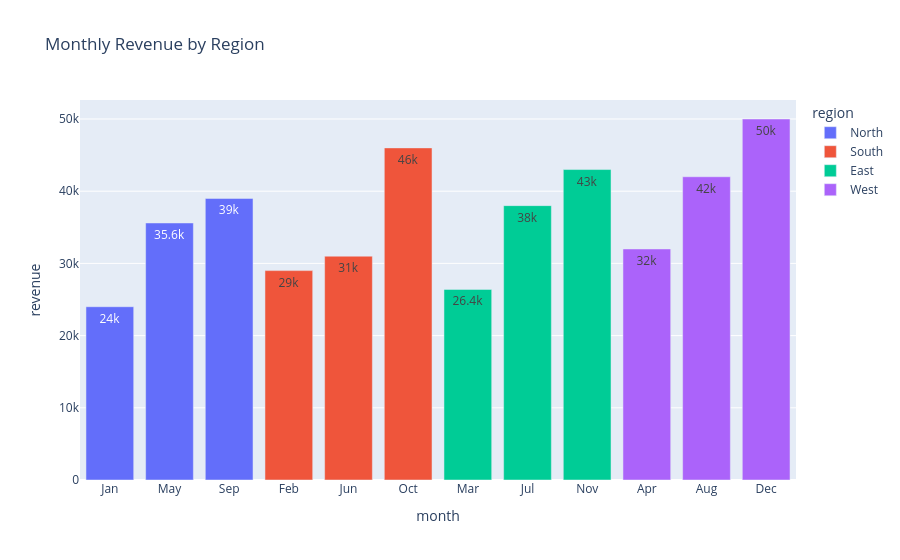

Notebook cell for this chart:
### Markdown cell above
---
## 3. Bar Chart — `px.bar()`
Best for comparing categories against each other.

### Code cell
# px.bar() — vertical bar chart
# color: assigns a different color per unique value in that column
# text_auto: shows the bar value as a label on top of each bar

fig = px.bar(
    df,
    x='month',
    y='revenue',
    color='region',          # each region gets its own color
    title='Monthly Revenue by Region',
    text_auto=True           # auto-displays the value on the bar
)

fig.show()

### Figure 1 — Plotly figure (JSON) as saved in the notebook; plotly's stock layout.template omitted (floating-point values rounded to 4 significant figures)
{"data": [{"hovertemplate": "region=North<br>month=%{x}<br>revenue=%{y}<extra></extra>", "legendgroup": "North", "marker": {"color": "#636efa", "pattern": {"shape": ""}}, "name": "North", "orientation": "v", "showlegend": true, "textposition": "auto", "texttemplate": "%{y}", "type": "bar", "x": ["Jan", "May", "Sep"], "xaxis": "x", "y": [24000, 35600, 39000], "yaxis": "y"}, {"hovertemplate": "region=South<br>month=%{x}<br>revenue=%{y}<extra></extra>", "legendgroup": "South", "marker": {"color": "#EF553B", "pattern": {"shape": ""}}, "name": "South", "orientation": "v", "showlegend": true, "textposition": "auto", "texttemplate": "%{y}", "type": "bar", "x": ["Feb", "Jun", "Oct"], "xaxis": "x", "y": [29000, 31000, 46000], "yaxis": "y"}, {"hovertemplate": "region=East<br>month=%{x}<br>revenue=%{y}<extra></extra>", "legendgroup": "East", "marker": {"color": "#00cc96", "pattern": {"shape": ""}}, "name": "East", "orientation": "v", "showlegend": true, "textposition": "auto", "texttemplate": "%{y}", "type": "bar", "x": ["Mar", "Jul", "Nov"], "xaxis": "x", "y": [26400, 38000, 43000], "yaxis": "y"}, {"hovertemplate": "region=West<br>month=%{x}<br>revenue=%{y}<extra></extra>", "legendgroup": "West", "marker": {"color": "#ab63fa", "pattern": {"shape": ""}}, "name": "West", "orientation": "v", "showlegend": true, "textposition": "auto", "texttemplate": "%{y}", "type": "bar", "x": ["Apr", "Aug", "Dec"], "xaxis": "x", "y": [32000, 42000, 50000], "yaxis": "y"}], "layout": {"barmode": "relative", "legend": {"title": {"text": "region"}, "tracegroupgap": 0}, "title": {"text": "Monthly Revenue by Region"}, "xaxis": {"anchor": "y", "domain": [0, 1], "title": {"text": "month"}}, "yaxis": {"anchor": "x", "domain": [0, 1], "title": {"text": "revenue"}}}}
